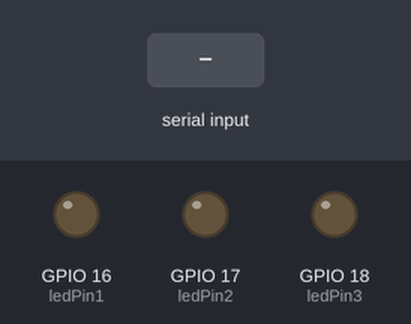
A sketch run on a simulated ESP32. On the bench: output pins drawn as LEDs (lit = HIGH). Inputs (shaded band) come from the test bench.

Above: at 1.2 s.
1.3 s: "90,45,200\n" received over Serial
At 2.1 s:
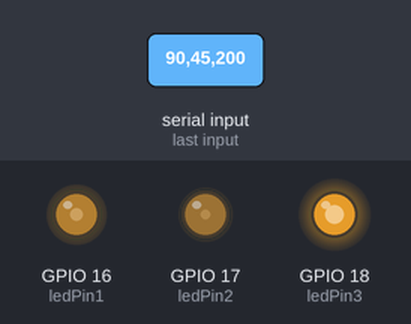
2.8 s: "30,150,10\n" received over Serial
At 3.2 s:
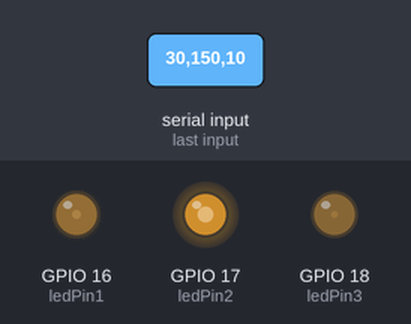
4.3 s: "1,90,45\n" received over Serial
At 5.6 s:
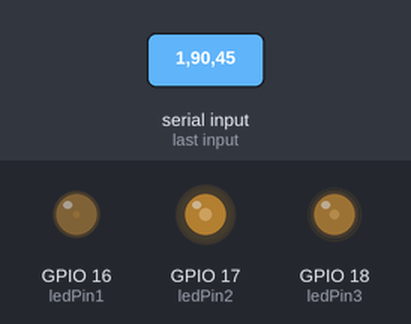
Timing chart, 0 to 7.3 s (numbered marks = the images above; inputs shaded):
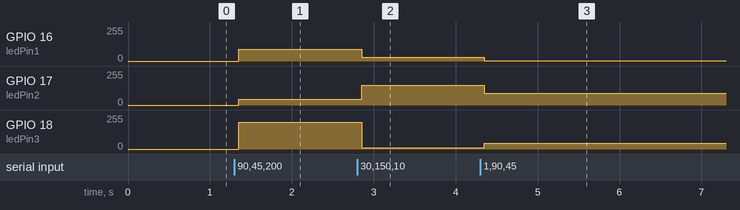

Measured:
- after the input at 1.3 s, GPIO 16 (ledPin1): 0/255 → 90/255 after 0.05 s; GPIO 17 (ledPin2): 0/255 → 45/255 after 0.05 s; GPIO 18 (ledPin3): 0/255 → 199/255 after 0.05 s
- after the input at 2.8 s, GPIO 16 (ledPin1): 90/255 → 30/255 after 0.05 s; GPIO 17 (ledPin2): 45/255 → 149/255 after 0.05 s; GPIO 18 (ledPin3): 199/255 → 10/255 after 0.05 s
- after the input at 4.3 s, GPIO 16 (ledPin1): 30/255 → 1/255 after 0.05 s; GPIO 17 (ledPin2): 149/255 → 90/255 after 0.05 s; GPIO 18 (ledPin3): 10/255 → 45/255 after 0.05 s

The sketch:

DiffractiveLaserControl.ino
```cpp
// the number of the LED pin
const int ledPin1 = 16;  // 16 corresponds to
const int ledPin2 = 17;  // 16 corresponds to GPIO16
const int ledPin3 = 18;  // 16 corresponds to GPIO16

// setting PWM properties
const int freq = 5000;
const int ledChannel1 = 0;
const int ledChannel2 = 1;
const int ledChannel3 = 2;
const int resolution = 8;

int r = 0;
int g = 0;
int b = 0;

char *ptr = NULL;
char *strings[3];


void setup(){
  Serial.begin(230400);
  Serial.setTimeout(50);

  // configure LED PWM functionalitites
  ledcSetup(ledChannel1, freq, resolution);
  ledcSetup(ledChannel2, freq, resolution);
  ledcSetup(ledChannel3, freq, resolution);

  // attach the channel to the GPIO to be controlled
  ledcAttachPin(ledPin1, ledChannel1);
  ledcAttachPin(ledPin2, ledChannel2);
  ledcAttachPin(ledPin3, ledChannel3);
}

void loop()
{
    recvData();

    ledcWrite(ledChannel1, r);
    ledcWrite(ledChannel2, g);
    ledcWrite(ledChannel3, b);

}

void recvData()
{
  if (Serial.available()) { // Check if there is data available to read
    String recvString = Serial.readString(); // Read the string from Serial
    recvString.trim();
    if(recvString.length() > 0)
    {
      int numCommas = countCommas(recvString);
      if( numCommas == 2)
      {
          char delimiter[] = ","; // Delimiter string
          char* token = strtok(const_cast<char*>(recvString.c_str()), delimiter);

          int cols[3];
          int indx=0;
          while (token != NULL) {
            cols[indx] = atoi(token);
            indx++;

            token = strtok(NULL, delimiter);
          }
          //Serial.println(String(cols[0]) + "," + String(cols[1]) + "," + String(cols[2]));

          r=cols[0];
          g=cols[1];
          b=cols[2];
      }
    }
  }
}

int countCommas(const String& str) {
  int commaCount = 0;

  for (size_t i = 0; i < str.length(); i++) {
    if (str.charAt(i) == ',') {
      commaCount++;
    }
  }

  return commaCount;
}
```
